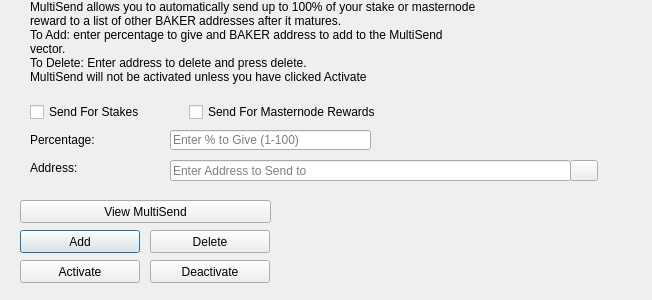
<?xml version="1.0" encoding="UTF-8"?>
<ui version="4.0">
 <class>MultiSendDialog</class>
 <widget class="QDialog" name="MultiSendDialog">
  <property name="windowModality">
   <enum>Qt::NonModal</enum>
  </property>
  <property name="geometry">
   <rect>
    <x>0</x>
    <y>0</y>
    <width>652</width>
    <height>300</height>
   </rect>
  </property>
  <property name="windowTitle">
   <string>MultiSend</string>
  </property>
  <widget class="QLineEdit" name="multiSendPercentEdit">
   <property name="geometry">
    <rect>
     <x>170</x>
     <y>130</y>
     <width>201</width>
     <height>20</height>
    </rect>
   </property>
   <property name="toolTip">
    <string>Enter whole numbers 1 - 100</string>
   </property>
   <property name="placeholderText">
    <string>Enter % to Give (1-100)</string>
   </property>
  </widget>
  <widget class="QLineEdit" name="multiSendAddressEdit">
   <property name="geometry">
    <rect>
     <x>170</x>
     <y>160</y>
     <width>401</width>
     <height>21</height>
    </rect>
   </property>
   <property name="toolTip">
    <string/>
   </property>
   <property name="placeholderText">
    <string>Enter Address to Send to</string>
   </property>
  </widget>
  <widget class="QLabel" name="label_2">
   <property name="geometry">
    <rect>
     <x>30</x>
     <y>0</y>
     <width>451</width>
     <height>121</height>
    </rect>
   </property>
   <property name="lineWidth">
    <number>1</number>
   </property>
   <property name="text">
    <string>MultiSend allows you to automatically send up to 100% of your stake or masternode reward to a list of other BAKER addresses after it matures.
To Add: enter percentage to give and BAKER address to add to the MultiSend vector.
To Delete: Enter address to delete and press delete.
MultiSend will not be activated unless you have clicked Activate</string>
   </property>
   <property name="alignment">
    <set>Qt::AlignLeading|Qt::AlignLeft|Qt::AlignTop</set>
   </property>
   <property name="wordWrap">
    <bool>true</bool>
   </property>
  </widget>
  <widget class="QLabel" name="message">
   <property name="geometry">
    <rect>
     <x>290</x>
     <y>200</y>
     <width>351</width>
     <height>91</height>
    </rect>
   </property>
   <property name="text">
    <string/>
   </property>
  </widget>
  <widget class="QPushButton" name="addButton">
   <property name="geometry">
    <rect>
     <x>20</x>
     <y>230</y>
     <width>120</width>
     <height>23</height>
    </rect>
   </property>
   <property name="toolTip">
    <string/>
   </property>
   <property name="statusTip">
    <string>Add to MultiSend Vector</string>
   </property>
   <property name="text">
    <string>Add</string>
   </property>
  </widget>
  <widget class="QPushButton" name="disableButton">
   <property name="geometry">
    <rect>
     <x>150</x>
     <y>260</y>
     <width>120</width>
     <height>23</height>
    </rect>
   </property>
   <property name="statusTip">
    <string>Deactivate MultiSend</string>
   </property>
   <property name="text">
    <string>Deactivate</string>
   </property>
  </widget>
  <widget class="QPushButton" name="addressBookButton">
   <property name="geometry">
    <rect>
     <x>570</x>
     <y>160</y>
     <width>28</width>
     <height>21</height>
    </rect>
   </property>
   <property name="toolTip">
    <string>Choose an address from the address book</string>
   </property>
   <property name="text">
    <string/>
   </property>
   <property name="icon">
    <iconset resource="../baker.qrc">
     <normaloff>:/icons/address-book</normaloff>:/icons/address-book</iconset>
   </property>
   <property name="shortcut">
    <string>Alt+A</string>
   </property>
   <property name="autoDefault">
    <bool>false</bool>
   </property>
  </widget>
  <widget class="QLabel" name="label">
   <property name="geometry">
    <rect>
     <x>30</x>
     <y>130</y>
     <width>121</width>
     <height>20</height>
    </rect>
   </property>
   <property name="toolTip">
    <string>Percentage of stake to send</string>
   </property>
   <property name="text">
    <string>Percentage:</string>
   </property>
  </widget>
  <widget class="QLabel" name="label_5">
   <property name="geometry">
    <rect>
     <x>30</x>
     <y>160</y>
     <width>111</width>
     <height>16</height>
    </rect>
   </property>
   <property name="toolTip">
    <string>Address to send portion of stake to</string>
   </property>
   <property name="text">
    <string>Address:</string>
   </property>
  </widget>
  <widget class="QPushButton" name="deleteButton">
   <property name="geometry">
    <rect>
     <x>150</x>
     <y>230</y>
     <width>120</width>
     <height>23</height>
    </rect>
   </property>
   <property name="toolTip">
    <string/>
   </property>
   <property name="statusTip">
    <string>Delete Address From MultiSend Vector</string>
   </property>
   <property name="text">
    <string>Delete</string>
   </property>
  </widget>
  <widget class="QPushButton" name="activateButton">
   <property name="geometry">
    <rect>
     <x>20</x>
     <y>260</y>
     <width>120</width>
     <height>23</height>
    </rect>
   </property>
   <property name="statusTip">
    <string>Activate MultiSend</string>
   </property>
   <property name="text">
    <string>Activate</string>
   </property>
  </widget>
  <widget class="QPushButton" name="viewButton">
   <property name="geometry">
    <rect>
     <x>20</x>
     <y>200</y>
     <width>251</width>
     <height>23</height>
    </rect>
   </property>
   <property name="toolTip">
    <string/>
   </property>
   <property name="statusTip">
    <string>View MultiSend Vector</string>
   </property>
   <property name="text">
    <string>View MultiSend</string>
   </property>
  </widget>
  <widget class="QWidget" name="horizontalLayoutWidget">
   <property name="geometry">
    <rect>
     <x>30</x>
     <y>100</y>
     <width>351</width>
     <height>24</height>
    </rect>
   </property>
   <layout class="QHBoxLayout" name="horizontalLayout">
    <item>
     <widget class="QCheckBox" name="multiSendStakeCheckBox">
      <property name="text">
       <string>Send For Stakes</string>
      </property>
     </widget>
    </item>
    <item>
     <widget class="QCheckBox" name="multiSendMasternodeCheckBox">
      <property name="text">
       <string>Send For Masternode Rewards</string>
      </property>
     </widget>
    </item>
   </layout>
  </widget>
 </widget>
 <resources>
  <include location="../baker.qrc"/>
 </resources>
 <connections/>
</ui>
